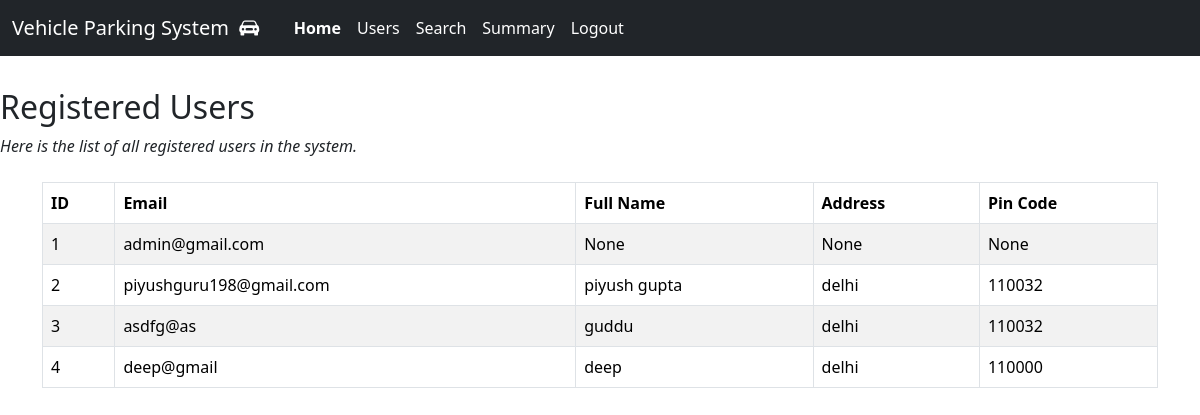
The page /admin_user (signed in) on the database as committed earlier.
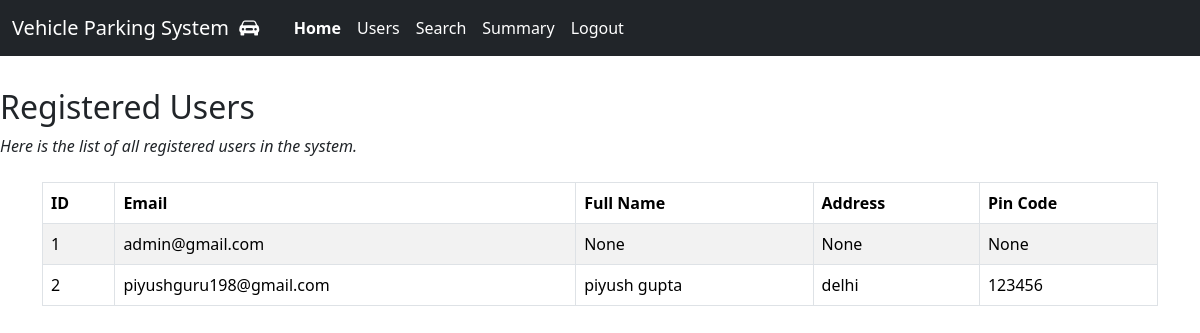
The same page on the database as committed later.
### controllers/models.py (models this page shows)
class User(db.Model):
    id = db.Column(db.Integer, primary_key=True, autoincrement=True)
    email = db.Column(db.String(120), unique=True, nullable=False)
    password = db.Column(db.String(200), nullable=False)
    address = db.Column(db.String(200), nullable=True)
    pin_code = db.Column(db.String(20), nullable=True)
    full_name = db.Column(db.String(100), nullable=True)
    phone_number = db.Column(db.String(15), nullable=True)
    roles = db.relationship('Role', secondary='user_role')

### controllers/general_routes.py (the view)
@app.route('/admin_user')
def admin_user():
    if 'email' not in session or 'admin' not in session.get('roles'):
        flash('You do not have permission to access this page.', 'error')
        return redirect(url_for('home'))
    users = User.query.all()
    return render_template('admin_user.html', users=users)

### templates/admin_user.html (shortened to what this page needs)
<!DOCTYPE html>
<html lang="en">
<head>
</head>
{% include 'index.html' %}
<body>
    <h2>Registered Users</h2>
    <p><i>Here is the list of all registered users in the system.</i></p>
    <div class="container mt-4 d-flex justify-content-center">
        <table class="table table-striped table-bordered ">
            <thead>
                <tr>
                    <th>ID</th>
                    <th>Email</th>
                    <th>Full Name</th>
                    <th>Address</th>
                    <th>Pin Code</th>
                </tr>
            </thead>
            <tbody>
                {% for user in users %}
                <tr>
                    <td>{{ user.id }}</td>
                    <td>{{ user.email }}</td>
                    <td>{{ user.full_name }}</td>
                    <td>{{ user.address }}</td>
                    <td>{{ user.pin_code }}</td>
                {% endfor %}
                </tr>
            </tbody>
        </table>
    </div>
    </body>
</html>

### templates/index.html (shortened to what this page needs)
<!DOCTYPE html>
<html lang="en">
<head>
    <link href="https://cdn.jsdelivr.net/npm/bootstrap@5.3.7/dist/css/bootstrap.min.css" rel="stylesheet">
</head>
<body>
    {% include 'navbar.html' %}
    <div class="container-fluid">
        <div class="row justify-content-center">
        </div>
    </div>
</body>
</html>

### templates/navbar.html (shortened to what this page needs)
<link rel="stylesheet" href="https://cdn.jsdelivr.net/npm/bootstrap-icons@1.10.5/font/bootstrap-icons.css">
<nav class="navbar navbar-expand-lg navbar-dark bg-dark">
  <div class="container-fluid">
    <a class="navbar-brand" href="/">Vehicle Parking System &nbsp;<i class="bi bi-car-front-fill">&nbsp;&nbsp;</i></a>
    <div class="collapse navbar-collapse" id="navbarSupportedContent">
      <ul class="navbar-nav me-auto mb-2 mb-lg-0">
        {% if session.get('email') %}
          {% if 'admin' in session.get('roles') %}
            <li class="nav-item">
            <a class="nav-link active" aria-current="page" href="{{ url_for('home') }}"><b>Home</b></a>
            </li>
            <li class="nav-item">
            <a class="nav-link active" aria-current="page" href="{{ url_for('admin_user') }}"><b></b>Users</b></a>
            </li>
            <li class="nav-item">
            <a class="nav-link active" aria-current="page" href="{{ url_for('admin_search') }}">Search</a>
            </li>
            <li class="nav-item">
            <a class="nav-link active" aria-current="page" href="{{ url_for('admin_summary') }}">Summary</a>
            </li>
          {% endif %}
          <li class="nav-item">
            <a class="nav-link active" aria-current="page" href="/logout">Logout</a>
          </li>
        {% endif %}
      </ul>
    </div>
  </div>
</nav>

Rows that differ between the two databases and show on the page:
removed User: id "3", email "asdfg@as", full_name "guddu", address "delhi", pin_code "110032"
removed User: id "4", email "deep@gmail", full_name "deep", address "delhi", pin_code "110000"
changed User "piyushguru198@gmail.com": pin_code "110032" → "123456"
